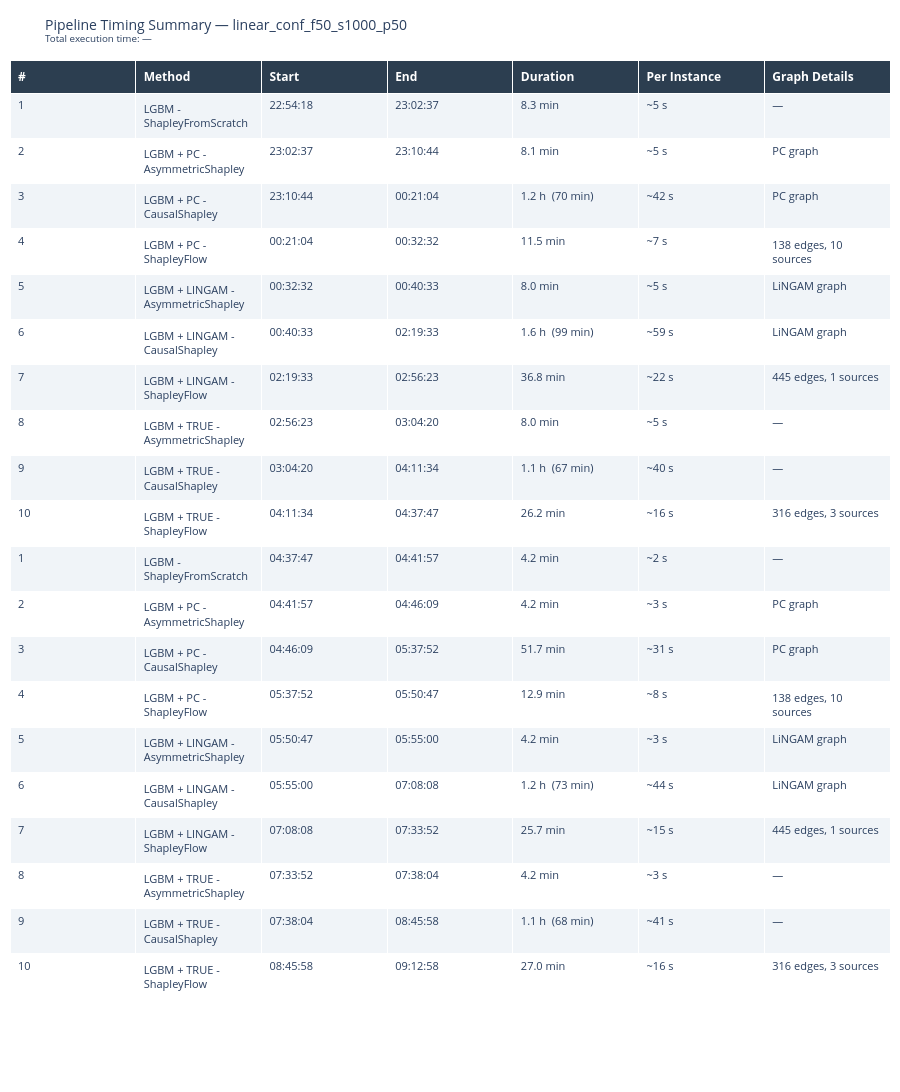

The code cell stored with this chart in its notebook:
### Markdown cell above
## 2. Pipeline Timing Summary

### Code cell
def parse_pipeline_timing(logs_dir: Path, dataset: str):
    """
    Parse the latest pipeline log and return:
      - timing_df  : per-method DataFrame (Method, Start, End, Duration, Per Instance, Graph Details)
      - total_str  : human-readable total execution time
    """
    log_files = sorted(logs_dir.glob("pipeline_*.log"))
    if not log_files:
        print("No log files found in", logs_dir)
        return None, "—"

    log_file = log_files[-1]
    print(f"Log file: {log_file.name}")

    ts_re   = re.compile(r"^(\d{4}-\d{2}-\d{2} \d{2}:\d{2}:\d{2}) \| (.*)$")
    prog_re = re.compile(r"\[Progress:\s*(\d+)/(\d+)\]\s+(.+)")

    events = []
    with open(log_file) as f:
        for line in f:
            m = ts_re.match(line.strip())
            if m:
                ts = datetime.strptime(m.group(1), "%Y-%m-%d %H:%M:%S")
                events.append((ts, m.group(2).strip()))

    # ── Extract ShapleyFlow graph stats per method (edges, sources) ─────
    # Format: "ShapleyFlowWrapper: 51 features, 138 edges, 9 sources"
    flow_re     = re.compile(r"ShapleyFlowWrapper:.*?(\d+) edges,\s*(\d+) sources")
    flow_stats  = {}          # keyed by progress-method-name string
    current_key = None
    for ts, content in events:
        pm = prog_re.search(content)
        if pm:
            current_key = pm.group(3).strip()
        fm = flow_re.search(content)
        if fm and current_key and current_key not in flow_stats:
            flow_stats[current_key] = (int(fm.group(1)), int(fm.group(2)))

    # ── Total execution time ─────────────────────────────────────────────
    total_min = None
    pipeline_end = None
    for ts, content in events:
        m = re.search(r"Total execution time:\s*([\d.]+)\s*minutes", content)
        if m:
            total_min    = float(m.group(1))
            pipeline_end = ts
    if pipeline_end is None and events:
        pipeline_end = events[-1][0]

    # ── Progress events ──────────────────────────────────────────────────
    prog_evts = []
    for ts, content in events:
        m = prog_re.search(content)
        if m:
            prog_evts.append({"ts": ts, "idx": int(m.group(1)), "name": m.group(3).strip()})

    if not prog_evts:
        return None, "—"

    # ── Build per-method rows ────────────────────────────────────────────
    rows = []
    for i, pe in enumerate(prog_evts):
        end_ts     = prog_evts[i + 1]["ts"] if i + 1 < len(prog_evts) else pipeline_end
        dur_s      = max(0.0, (end_ts - pe["ts"]).total_seconds()) if end_ts else 0.0
        dur_min    = dur_s / 60
        n_inst     = 100   # instances per method in the pipeline

        raw_name   = pe["name"]
        # Strip slow-warning annotation, e.g. "(SLOW - uses 10 inner samples)"
        clean_name = re.sub(r"\s*\(SLOW[^)]*\)", "", raw_name).strip()

        # ── Graph Details column ─────────────────────────────────────────
        is_pc     = "PC"     in raw_name.upper()
        is_lingam = "LINGAM" in raw_name.upper()
        is_flow   = "FLOW"   in raw_name.upper() or "ShapleyFlow" in raw_name

        if raw_name in flow_stats:
            edges, srcs = flow_stats[raw_name]
            graph_str = f"{edges} edges, {srcs} sources"
        elif is_pc:
            # Count from adjacency matrix for non-flow methods
            graph_str = "PC graph"
        elif is_lingam:
            graph_str = "LiNGAM graph"
        else:
            graph_str = "—"

        # ── Duration display ─────────────────────────────────────────────
        if dur_s < 5:
            dur_str  = "< 5 s (skipped)"
            per_str  = "—"
        elif dur_min >= 60:
            dur_str  = f"{dur_min/60:.1f} h  ({dur_min:.0f} min)"
            per_str  = f"~{dur_s/n_inst:.0f} s"
        elif dur_min >= 1:
            dur_str  = f"{dur_min:.1f} min"
            per_str  = f"~{dur_s/n_inst:.0f} s"
        else:
            dur_str  = f"{dur_s:.0f} s"
            per_str  = f"~{dur_s/n_inst:.1f} s"

        rows.append({
            "#":             pe["idx"],
            "Method":        clean_name,
            "Start":         pe["ts"].strftime("%H:%M:%S"),
            "End":           end_ts.strftime("%H:%M:%S") if end_ts else "—",
            "Duration":      dur_str,
            "Per Instance":  per_str,
            "Graph Details": graph_str,
        })

    total_str = (
        f"{total_min:.1f} min  ({total_min/60:.2f} h)" if total_min else "—"
    )
    return pd.DataFrame(rows), total_str


timing_df, total_time = parse_pipeline_timing(LOGS_DIR, DATASET)

# ── Display as Plotly table ───────────────────────────────────────────────
if timing_df is not None:
    header_vals = list(timing_df.columns)
    cell_vals   = [timing_df[c].tolist() for c in timing_df.columns]

    # Zebra-stripe rows
    n = len(timing_df)
    row_colors = [["#f0f4f8" if i % 2 == 0 else "white" for i in range(n)]] * len(header_vals)

    fig_timing = go.Figure(go.Table(
        header=dict(
            values=[f"<b>{v}</b>" for v in header_vals],
            fill_color="#2c3e50", font=dict(color="white", size=12),
            align="left", height=30,
        ),
        cells=dict(
            values=cell_vals,
            fill_color=row_colors,
            align="left", height=26,
            font=dict(size=11),
        ),
    ))
    fig_timing.update_layout(
        title=dict(
            text=f"Pipeline Timing Summary — {DATASET}<br>"
                 f"<sup>Total execution time: {total_time}</sup>",
            font=dict(size=14),
        ),
        margin=dict(l=10, r=10, t=60, b=10),
        height=90 + 30 + n * 50,
    )
    fig_timing.show()
else:
    print("Could not parse timing log.")

### Figure 1 — Plotly figure (JSON) as saved in the notebook; plotly's stock layout.template omitted (floating-point values rounded to 4 significant figures; data arrays with more than 128 entries replaced by an {"elided": "..."} marker saying what was removed)
{"data": [{"cells": {"align": "left", "fill": {"color": {"elided": "7x20 str values"}}, "font": {"size": 11}, "height": 26, "values": {"elided": "7x20 mixed values"}}, "header": {"align": "left", "fill": {"color": "#2c3e50"}, "font": {"color": "white", "size": 12}, "height": 30, "values": ["<b>#</b>", "<b>Method</b>", "<b>Start</b>", "<b>End</b>", "<b>Duration</b>", "<b>Per Instance</b>", "<b>Graph Details</b>"]}, "type": "table"}], "layout": {"height": 1120, "margin": {"b": 10, "l": 10, "r": 10, "t": 60}, "title": {"font": {"size": 14}, "text": "Pipeline Timing Summary — linear_conf_f50_s1000_p50<br><sup>Total execution time: —</sup>"}}}
